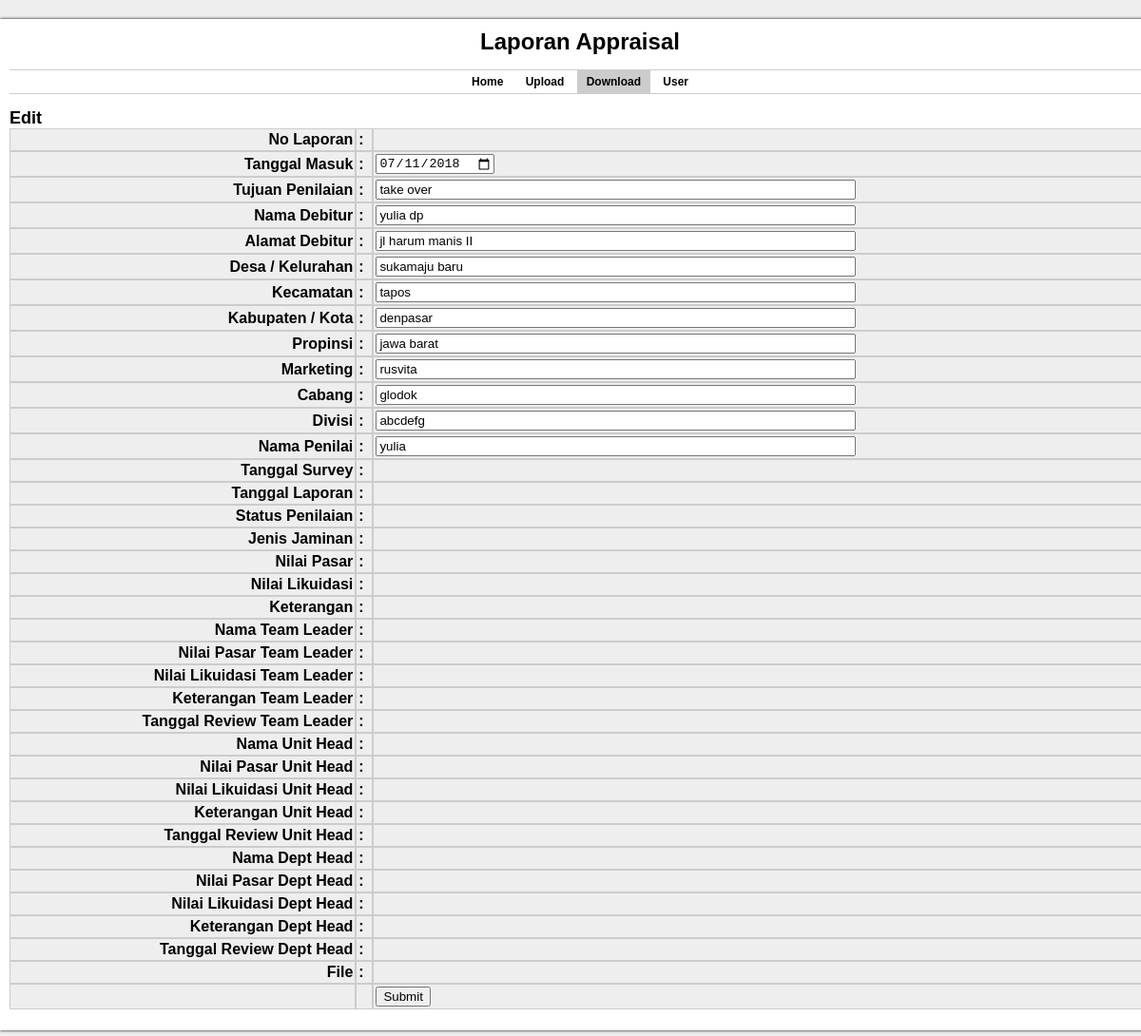
The page /admin/edit-form.php?id=8 (signed in) on the database its author committed.
### tables this page shows
CREATE TABLE `lpa` (
  `id_laporan` int(10) NOT NULL,
  `no_laporan` varchar(20) NOT NULL,
  `tanggal_masuk` date NOT NULL,
  `tujuan_penilaian` varchar(30) NOT NULL,
  `nama_debitur` varchar(50) NOT NULL,
  `alamat_debitur` varchar(100) NOT NULL,
  `desa_kelurahan` varchar(30) NOT NULL,
  `kecamatan` varchar(30) NOT NULL,
  `kabupaten_kota` varchar(30) NOT NULL,
  `propinsi` varchar(30) NOT NULL,
  `marketing` varchar(30) NOT NULL,
  `cabang` varchar(30) NOT NULL,
  `divisi` varchar(30) NOT NULL,
  `nama_penilai` varchar(30) NOT NULL,
  `tanggal_survey` date NOT NULL,
  `tanggal_laporan` date NOT NULL,
  `status_penilaian` varchar(30) NOT NULL,
  `jenis_jaminan` varchar(30) NOT NULL,
  `mv` decimal(10,0) NOT NULL,
  `lv` decimal(10,0) NOT NULL,
  `keterangan` text NOT NULL,
  `nama_tl` varchar(30) NOT NULL,
  `mv_tl` decimal(10,0) NOT NULL,
  `lv_tl` decimal(10,0) NOT NULL,
  `keterangan_tl` text NOT NULL,
  `tanggal_review_tl` date NOT NULL,
  `nama_uh` varchar(30) NOT NULL,
  `mv_uh` decimal(10,0) NOT NULL,
  `lv_uh` decimal(10,0) NOT NULL,
  `keterangan_uh` text NOT NULL,
  `tanggal_review_uh` date NOT NULL,
  `nama_dh` varchar(30) NOT NULL,
  `mv_dh` decimal(10,0) NOT NULL,
  `lv_dh` decimal(10,0) NOT NULL,
  `keterangan_dh` text NOT NULL,
  `tanggal_review_dh` date NOT NULL,
  `file` varchar(255) NOT NULL
);

### admin/edit-form.php (the view, shortened to what this page needs)
<html>
<head>
     <link rel="stylesheet" type="text/css" href="../style.css">
</head>
<body>
    <div id="container">
    	<div id="header">
    		<h1>Laporan Appraisal</h1>
        </div>
	 <div id="menu">
        	<a href="index.php">Home</a>
            <a href="upload.php">Upload</a>
            <a href="download.php"class="active">Download</a>
            <a href="user.php">User</a>
        </div>
         <div id="content">
        	<h2>Edit</h2>
            </div>
<?php
$id = $_GET['id'];
$query = mysql_query("select * from lpa where id_laporan='$id' ") or die(mysql_error());
$data = mysql_fetch_array($query);
?>
<form name="update_data" action="update-form.php" method="post" enctype="multipart/form-data">
<table border="0" cellpadding="5" cellspacing="0">
 <table width="100%" align="center" border="0" bgcolor="#eee" cellpadding="2" cellspacing="0">
		<tr>
          <td align="right"><b>No Laporan</b></td>
          <td><b>:</b></td>
          <td><input type="text" name="no_laporan" size="60" value="<?php echo $data['no_laporan']; ?>" hidden /></td>
        </tr>
        <tr>
          <td align="right"><b>Tanggal Masuk</b></td>
          <td><b>:</b></td>
          <td><input type="date" name="tanggal_masuk" size="60" value="<?php echo $data['tanggal_masuk']; ?>" required /></td>
        </tr>
        <tr>
          <td align="right"><b>Tujuan Penilaian</b></td>
          <td><b>:</b></td>
          <td><input type="text" name="tujuan_penilaian" size="60" value="<?php echo $data['tujuan_penilaian']; ?>" required /></td>
        </tr>
        <tr>
          <td align="right"><b>Nama Debitur</b></td>
          <td><b>:</b></td>
          <td><input type="text" name="nama_debitur" size="60" value="<?php echo $data['nama_debitur']; ?>" required /></td>
        </tr>
        <tr>
          <td align="right"><b>Alamat Debitur</b></td>
          <td><b>:</b></td>
          <td><input type="text" name="alamat_debitur" size="60" value="<?php echo $data['alamat_debitur']; ?>" required /></td>
        </tr>
        <tr>
          <td align="right"><b>Desa / Kelurahan</b></td>
          <td><b>:</b></td>
          <td><input type="text" name="desa_kelurahan" size="60" value="<?php echo $data['desa_kelurahan']; ?>" required /></td>
        </tr>
        <tr>
          <td align="right"><b>Kecamatan</b></td>
          <td><b>:</b></td>
          <td><input type="text" name="kecamatan" size="60" value="<?php echo $data['kecamatan']; ?>" required /></td>
        </tr>
        <tr>
          <td align="right"><b>Kabupaten / Kota</b></td>
          <td><b>:</b></td>
          <td><input type="text" name="kabupaten_kota" size="60" value="<?php echo $data['kabupaten_kota']; ?>" required /></td>
        </tr>
        <tr>
          <td align="right"><b>Propinsi</b></td>
          <td><b>:</b></td>
          <td><input type="text" name="propinsi" size="60" value="<?php echo $data['propinsi']; ?>" required /></td>
        </tr>
        <tr>
          <td align="right"><b>Marketing</b></td>
          <td><b>:</b></td>
          <td><input type="text" name="marketing" size="60" value="<?php echo $data['marketing']; ?>" required /></td>
        </tr>
        <tr>
          <td align="right"><b>Cabang</b></td>
          <td><b>:</b></td>
          <td><input type="text" name="cabang" size="60" value="<?php echo $data['cabang']; ?>" required /></td>
        </tr>
        <tr>
          <td align="right"><b>Divisi</b></td>
          <td><b>:</b></td>
          <td><input type="text" name="divisi" size="60" value="<?php echo $data['divisi']; ?>" required /></td>
        </tr>
        <tr>
          <td align="right"><b>Nama Penilai</b></td>
          <td><b>:</b></td>
          <td><input type="text" name="nama_penilai" size="60" value="<?php echo $data['nama_penilai']; ?>" required /></td>
        </tr>
        <tr>
          <td align="right"><b>Tanggal Survey</b></td>
          <td><b>:</b></td>
          <td><input type="date" name="tanggal_survey" size="60" value="<?php echo $data['tanggal_survey']; ?>" hidden /></td>
        </tr>
        <tr>
          <td align="right"><b>Tanggal Laporan</b></td>
          <td><b>:</b></td>
          <td><input type="date" name="tanggal_laporan" size="60" value="<?php echo $data['tanggal_laporan']; ?>" hidden /></td>
        </tr>
        <tr>
          <td align="right"><b>Status Penilaian</b></td>
          <td><b>:</b></td>
          <td><input type="text" name="status_penilaian" size="60" value="<?php echo $data['status_penilaian']; ?>" hidden /></td>
        </tr>
        <tr>
          <td align="right"><b>Jenis Jaminan</b></td>
          <td><b>:</b></td>
          <td><input type="text" name="jenis_jaminan" size="60" value="<?php echo $data['jenis_jaminan']; ?>" hidden /></td>
        </tr>
        <tr>
          <td align="right"><b>Nilai Pasar</b></td>
          <td><b>:</b></td>
          <td><input type="decimal" name="mv" size="60" value="<?php echo $data['mv']; ?>" hidden /></td>
        </tr>
        <tr>
          <td align="right"><b>Nilai Likuidasi</b></td>
          <td><b>:</b></td>
          <td><input type="decimal" name="lv" size="60" value="<?php echo $data['lv']; ?>" hidden /></td>
        </tr>
        <tr>
          <td align="right"><b>Keterangan</b></td>
          <td><b>:</b></td>
          <td><input type="text" name="keterangan" size="60" height="100" value="<?php echo $data['keterangan']; ?>" hidden /></td>
        </tr>
        <tr>
          <td align="right"><b>Nama Team Leader</b></td>
          <td><b>:</b></td>
          <td><input type="text" name="nama_tl" size="60" value="<?php echo $data['nama_tl']; ?>" hidden /></td>
        </tr>
        <tr>
          <td align="right"><b>Nilai Pasar Team Leader</b></td>
          <td><b>:</b></td>
          <td><input type="text" name="mv_tl" size="60" value="<?php echo $data['mv_tl']; ?>" hidden /></td>
        </tr>
        <tr>
          <td align="right"><b>Nilai Likuidasi Team Leader</b></td>
          <td><b>:</b></td>
          <td><input type="text" name="lv_tl" size="60" value="<?php echo $data['lv_tl']; ?>" hidden /></td>
        </tr>
        <tr>
          <td align="right"><b>Keterangan Team Leader</b></td>
          <td><b>:</b></td>
          <td><input type="text" name="keterangan_tl" size="60" height="100" value="<?php echo $data['keterangan_tl']; ?>" hidden /></td>
        </tr>
        <tr>
          <td align="right"><b>Tanggal Review Team Leader</b></td>
          <td><b>:</b></td>
          <td><input type="date" name="tanggal_review_tl" size="60" value="<?php echo $data['tanggal_review_tl']; ?>" hidden /></td>
        </tr>
        <tr>
          <td align="right"><b>Nama Unit Head</b></td>
          <td><b>:</b></td>
          <td><input type="text" name="nama_uh" size="60" value="<?php echo $data['nama_uh']; ?>" hidden /></td>
        </tr>
        <tr>
          <td align="right"><b>Nilai Pasar Unit Head</b></td>
          <td><b>:</b></td>
          <td><input type="decimal" name="mv_uh" size="60" value="<?php echo $data['mv_uh']; ?>" hidden /></td>
        </tr>
        <tr>
          <td align="right"><b>Nilai Likuidasi Unit Head</b></td>
          <td><b>:</b></td>
          <td><input type="decimal" name="lv_uh" size="60" value="<?php echo $data['lv_uh']; ?>" hidden /></td>
        </tr>
        <tr>
          <td align="right"><b>Keterangan Unit Head</b></td>
          <td><b>:</b></td>
          <td><input type="text" name="keterangan_uh" size="60" height="100" value="<?php echo $data['keterangan_uh']; ?>" hidden /></td>
        </tr>
        <tr>
          <td align="right"><b>Tanggal Review Unit Head</b></td>
          <td><b>:</b></td>
          <td><input type="date" name="tanggal_review_uh" size="60" value="<?php echo $data['tanggal_review_uh']; ?>" hidden /></td>
        </tr>
        <tr>
          <td align="right"><b>Nama Dept Head</b></td>
          <td><b>:</b></td>
          <td><input type="text" name="nama_dh" size="60" value="<?php echo $data['nama_dh']; ?>" hidden /></td>
        </tr>
        <tr>
          <td align="right"><b>Nilai Pasar Dept Head</b></td>
          <td><b>:</b></td>
          <td><input type="decimal" name="mv_dh" size="60" value="<?php echo $data['mv_dh']; ?>" hidden /></td>
        </tr>
        <tr>
          <td align="right"><b>Nilai Likuidasi Dept Head</b></td>
          <td><b>:</b></td>
          <td><input type="decimal" name="lv_dh" size="60" value="<?php echo $data['lv_dh']; ?>" hidden /></td>
        </tr>
        <tr>
          <td align="right"><b>Keterangan Dept Head</b></td>
          <td><b>:</b></td>
          <td><input type="text" name="keterangan_dh" size="60" height="100" value="<?php echo $data['keterangan_dh']; ?>" hidden /></td>
        </tr>
        <tr>
          <td align="right"><b>Tanggal Review Dept Head</b></td>
          <td><b>:</b></td>
          <td><input type="date" name="tanggal_review_dh" size="60" value="<?php echo $data['tanggal_review_dh']; ?>" hidden /></td>
        </tr>
        <tr>
          <td align="right"><b>File</b></td>
          <td><b>:</b></td>
          <td><input type="file" name="file" value="<?php echo $data['file']; ?>" hidden /></td>
        </tr>
        <tr>
          <td>&nbsp;</td>
          <td>&nbsp;</td>
          <td><input type="submit" name="upload"  /></td>
        </tr>
      </table>
</form>
</body>
</html>

### style.css (style rules this page uses)
body { font-family:Tahoma, Geneva, sans-serif; font-size:12px; background-color:#eee; margin:0; padding:0; }
h1, h2, h3 { margin:0; padding:0; }
#container { width:1200px; margin:20px auto; padding:10px; background-color:#fff; box-shadow:0px 0px 3px #000; }
#header { text-align:center; }
#menu { text-align:center; margin:15px 0px; border-top:1px solid #CCC; border-bottom:1px solid #CCC; }
#menu a { display:inline-block; padding:5px 10px; text-decoration:none; color:#000; font-weight:bold; }
#menu a.active { background-color:#CCC; }
.table, th, td { border-collapse:collapse; border:1px solid #ccc; }

### rows shown on the page
lpa: tanggal_masuk "07/11/2018", tujuan_penilaian "take over", nama_debitur "yulia dp", alamat_debitur "jl harum manis II", desa_kelurahan "sukamaju baru", kecamatan "tapos", kabupaten_kota "denpasar", propinsi "jawa barat", marketing "rusvita", cabang "glodok", divisi "abcdefg", nama_penilai "yulia"
